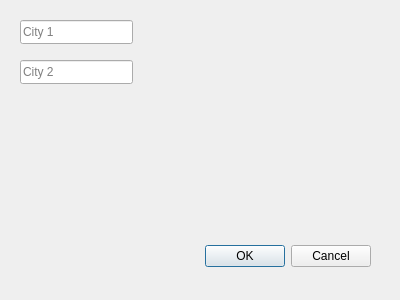
<?xml version="1.0" encoding="UTF-8"?>
<ui version="4.0">
 <class>DialogStreet</class>
 <widget class="QDialog" name="DialogStreet">
  <property name="geometry">
   <rect>
    <x>0</x>
    <y>0</y>
    <width>400</width>
    <height>300</height>
   </rect>
  </property>
  <property name="windowTitle">
   <string>Dialog</string>
  </property>
  <widget class="QDialogButtonBox" name="buttonBox">
   <property name="geometry">
    <rect>
     <x>30</x>
     <y>240</y>
     <width>341</width>
     <height>32</height>
    </rect>
   </property>
   <property name="orientation">
    <enum>Qt::Orientation::Horizontal</enum>
   </property>
   <property name="standardButtons">
    <set>QDialogButtonBox::StandardButton::Cancel|QDialogButtonBox::StandardButton::Ok</set>
   </property>
  </widget>
  <widget class="QLineEdit" name="city1">
   <property name="geometry">
    <rect>
     <x>20</x>
     <y>20</y>
     <width>113</width>
     <height>24</height>
    </rect>
   </property>
   <property name="placeholderText">
    <string>City 1</string>
   </property>
  </widget>
  <widget class="QLineEdit" name="city2">
   <property name="geometry">
    <rect>
     <x>20</x>
     <y>60</y>
     <width>113</width>
     <height>24</height>
    </rect>
   </property>
   <property name="placeholderText">
    <string>City 2</string>
   </property>
  </widget>
 </widget>
 <resources/>
 <connections>
  <connection>
   <sender>buttonBox</sender>
   <signal>accepted()</signal>
   <receiver>DialogStreet</receiver>
   <slot>accept()</slot>
   <hints>
    <hint type="sourcelabel">
     <x>248</x>
     <y>254</y>
    </hint>
    <hint type="destinationlabel">
     <x>157</x>
     <y>274</y>
    </hint>
   </hints>
  </connection>
  <connection>
   <sender>buttonBox</sender>
   <signal>rejected()</signal>
   <receiver>DialogStreet</receiver>
   <slot>reject()</slot>
   <hints>
    <hint type="sourcelabel">
     <x>316</x>
     <y>260</y>
    </hint>
    <hint type="destinationlabel">
     <x>286</x>
     <y>274</y>
    </hint>
   </hints>
  </connection>
 </connections>
</ui>
